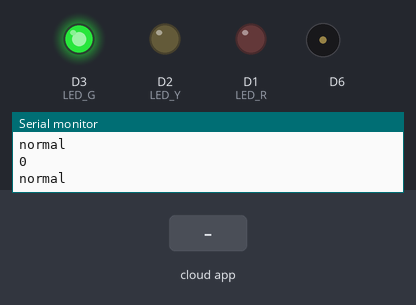
This sketch was run on a simulated ESP8266 (NodeMCU). Parts: output pins drawn as LEDs (lit = HIGH), buzzer (waves = sounding), the last lines printed to the serial monitor. Inputs (shaded band) come from the test bench. WiFi joins after 1.5 s; servers stay silent unless stated; the Firebase database answers and starts empty.

Above: at 4.0 s.
4.1 s: the phone or cloud app sets status to 1
At 5.0 s:
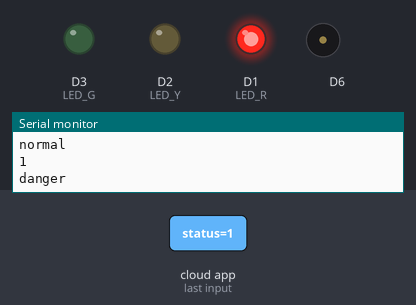
7.1 s: the phone or cloud app sets status to 0
At 9.3 s:
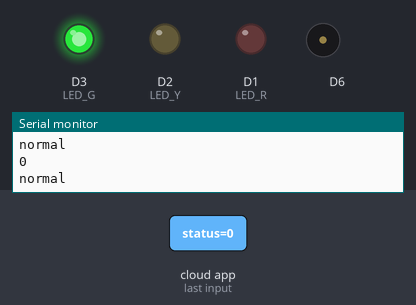
Timing chart, 0 to 10.8 s (numbered marks = the images above; inputs shaded):
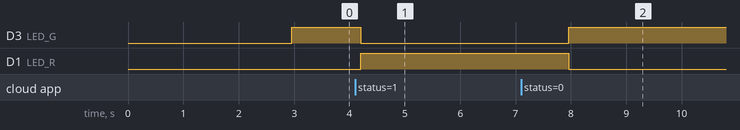

The sketch:

buzzer_LED.ino
```cpp
#include "FirebaseESP8266.h" // 반드시 파이어베이스 라이브러리를 먼저 추가해야 합니다.
#include <ESP8266WiFi.h>

//#define FIREBASE_HOST "skku-iot-project-default-rtdb.firebaseio.com" //(http:// 빼고, 마지막 / 빼고)"
#define FIREBASE_HOST "practice2-8dff4-default-rtdb.firebaseio.com" //(http:// 빼고, 마지막 / 빼고)"
//#define FIREBASE_AUTH "rYdhFhZKvi06qiDSdUjIYTIyWfhfhtr4pAYEk24i"
#define FIREBASE_AUTH "EdwwjeMDe4f57DLkTelsPOHLFOPLyJv187gEOtIw"

#define WIFI_SSID "iPhone" // 연결 가능한 wifi의 ssid
#define WIFI_PASSWORD "123123123" // wifi 비밀번호

#define LED_R D1
#define LED_Y D2
#define LED_G D3

#define buzzer D12


FirebaseData firebaseData;
FirebaseJson json;


void setup() // wifi 접속 과정.
{
  Serial.begin(9600);
  delay(500);
  Serial.println();
  Serial.println(WIFI_SSID);
  Serial.println(WIFI_PASSWORD);
  delay(500);
  WiFi.begin(WIFI_SSID, WIFI_PASSWORD);
  delay(500);
  Serial.println();
  Serial.println("Connecting to WiFi");
  while (WiFi.status() != WL_CONNECTED)
  {
    Serial.print(".");
    delay(500);
  }
  Serial.println();
  Serial.print("Connected with IP: ");
  Serial.println(WiFi.localIP());
  Serial.println();


  Firebase.begin(FIREBASE_HOST, FIREBASE_AUTH);
  Firebase.reconnectWiFi(true);

  firebaseData.setBSSLBufferSize(1024, 1024);
  firebaseData.setResponseSize(1024);
  Firebase.setReadTimeout(firebaseData, 1000 * 60);
  Firebase.setwriteSizeLimit(firebaseData, "tiny");
  Firebase.setInt(firebaseData, "buzzer", 0);
  Firebase.setInt(firebaseData, "status", 0);

  pinMode(buzzer, OUTPUT);
  pinMode(LED_R, OUTPUT);
  pinMode(LED_Y, OUTPUT);
  pinMode(LED_G, OUTPUT);
}

int situation = 0;
int sound = 0;
int value = 0;
int prev = 0;


void loop()
{
  if(Firebase.getInt(firebaseData, "status")){
    if(firebaseData.dataType()=="int"){
      value = firebaseData.intData();
      Serial.println(value);
    }
  }


 if (value == 0){
   Serial.println("normal");
   normal();
 }
 else if(value == 2){
   Serial.println("warning");
   yellow();
 }
 else if(value == 1){
    Serial.println("danger");
    red();
 }
  delay(100); // wait for next reading
}

void normal(){
  digitalWrite(LED_G, HIGH);
  digitalWrite(LED_Y, LOW);
  digitalWrite(LED_R, LOW);
  noTone(buzzer);
}

void yellow(){
  digitalWrite(LED_Y, HIGH);
  digitalWrite(LED_G, LOW);
  digitalWrite(LED_R, LOW);
  tone(buzzer, 700);
  delay(1000);
  noTone(buzzer);
}

void red(){
  digitalWrite(LED_R, HIGH);
  digitalWrite(LED_Y, LOW);
  digitalWrite(LED_G, LOW);
  for(int i = 0; i < 100; i++){
    tone(buzzer,500+i*5);
    delay(5);
  }
  for(int i = 0; i<100; i++){
    tone(buzzer, 1000-i*5);
    delay(5);
  }
  noTone(buzzer);
}
```

Measured:
- after the input at 4.1 s, D3 (LED_G): HIGH → LOW after 0.10 s; D1 (LED_R): LOW → HIGH after 0.10 s
- after the input at 7.1 s, D3 (LED_G): LOW → HIGH after 0.86 s; D1 (LED_R): HIGH → LOW after 0.86 s; tone on D6: stays silent (without the input it goes to 860 Hz after 7.5 s)
